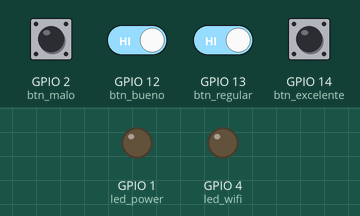
The sketch below on a simulated ESP8266 (NodeMCU). Shown: output pins drawn as LEDs (lit = HIGH). The test bench sets the inputs (shaded band); at power-on: GPIO 2 (btn_malo), GPIO 12 (btn_bueno), GPIO 13 (btn_regular), GPIO 14 (btn_excelente) HIGH. What the sketch prints to the serial monitor is not drawn.

Above: at 0.1 s.
At 2.7 s:
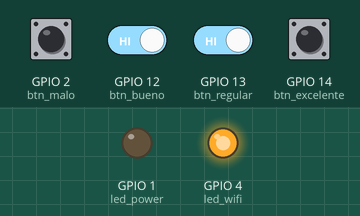
2.8 s: GPIO 2 (btn_malo) pulled LOW for 0.15 s
7.4 s: GPIO 14 (btn_excelente) pulled LOW for 1 s
9.9 s: GPIO 12 (btn_bueno) driven HIGH and GPIO 13 (btn_regular) driven LOW
Timing chart, 0 to 12.9 s (numbered marks = the images above; inputs shaded):
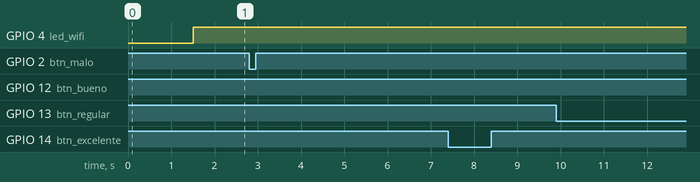

The sketch:

Ubidots_Buttons.ino
```cpp
#include "UbidotsESPMQTT.h"
/*
CODIGO para lectura de pulsadores en modo pulldown
envia el valor acumulado mediante protocolo MQTT usando la libreria
MQTT de ubidots
**Autor César Cruz
**Epics-USMP
*/

#define TOKEN "BBFF-lDmWE51M3hVYjyx1nqR0vfbskWQJAR" // Your Ubidots TOKEN
#define WIFINAME "Marriott_Guest" //Your SSID
#define WIFIPASS "kikeGUTY" // Your Wifi Pass

// pines de botones
#define btn_excelente 14
#define btn_bueno     12
#define btn_regular   13
#define btn_malo      2

//pines de luces de alerta
#define led_wifi     4
#define led_power    1


//delay post pulsación
#define delay_btns    5000


//contadores de pulsación
int excelente=0;
int bueno=0;
int regular=0;
int malo=0;
int i=0;
Ubidots client(TOKEN);


void callback(char* topic, byte* payload, unsigned int length) {
  Serial.print("Message arrived [");
  Serial.print(topic);
  Serial.print("] ");
  for (int i=0;i<length;i++) {
    Serial.print((char)payload[i]);
  }
  Serial.println();
}

void setup() {
  Serial.begin(115200);
  client.setDebug(true); // Pass a true or false bool value to activate debug messages
  client.wifiConnection(WIFINAME,NULL);//----!!!! NULL cuando la red no tiene password
  client.begin(callback);

  pinMode(btn_excelente,INPUT);
  pinMode(btn_bueno,INPUT);
  pinMode(btn_regular,INPUT);
  pinMode(btn_malo,INPUT);

  pinMode(led_power,OUTPUT);
  pinMode(led_wifi,OUTPUT);
  //digitalWrite(led_wifi,HIGH);
  //delay(800);
  //digitalWrite(led_wifi,LOW);


  }

void loop() {
  // put your main code here, to run repeatedly:

  if (!client.connected()) {
      digitalWrite(led_wifi, LOW);
      client.reconnect();
      digitalWrite(led_wifi, HIGH);
  } else {
      digitalWrite(led_wifi, HIGH);
  }


if (digitalRead(btn_excelente)==LOW) {


  Serial.println("excelente");
  client.add("excelente",excelente); // excelente
  client.ubidotsPublish("hp_tambo");
  excelente=excelente+1;
  delay(delay_btns);

}
if (digitalRead(btn_bueno)==LOW) {
   Serial.println("bueno");
  client.add("bueno",bueno); // excelente
  client.ubidotsPublish("hp_tambo");
  bueno=bueno+1;
  delay(delay_btns);

}
if (digitalRead(btn_regular)==LOW) {

    Serial.println("regular");
  client.add("regular",regular); // excelente
  client.ubidotsPublish("hp_tambo");
  regular=regular+1;
  delay(delay_btns);

}
if (digitalRead(btn_malo)==LOW) {

    Serial.println("malo");
  client.add("malo",malo); // excelente
  client.ubidotsPublish("hp_tambo");
  malo=malo+1;
  delay(delay_btns);

}
/*  client.add("excelente",excelente; // excelente
  client.add("bueno", bueno;//bueno
  client.add("regular", regular;//regular
  client.add("malo", malo;//malo
  client.ubidotsPublish("Hp_tambo");
  client.loop();*/

client.loop();

  }
```

Measured:
- after the input at 2.8 s, every drawn part: stays the same
- after the input at 7.4 s, every drawn part: stays the same
- after the input at 9.9 s, every drawn part: stays the same
